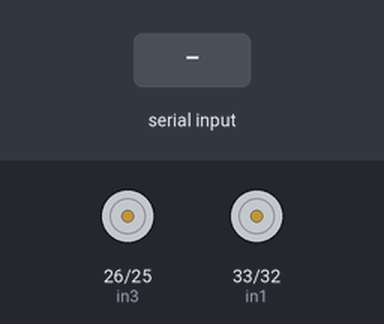
The sketch below on a simulated ESP32. On the bench: motor-driver pin pairs drawn as motors (green arrow = first pin HIGH = forward, orange = second pin HIGH = backward, longer = more drive). The inputs (shaded band) are chosen by the test bench. Nothing arrives over Bluetooth unless stated; what the sketch prints to the serial monitor is not drawn.

Above: at 1.2 s.
1.3 s: "f" received over the second serial link
At 1.7 s:
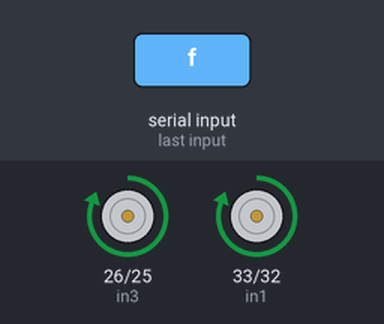
2.8 s: "b" received over the second serial link
At 3.2 s:
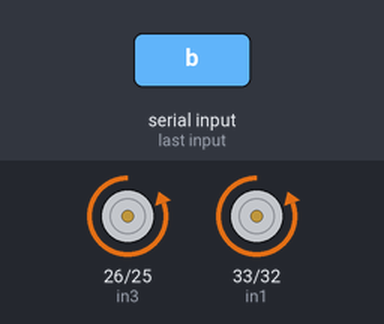
4.3 s: "l" received over the second serial link
At 5.1 s:
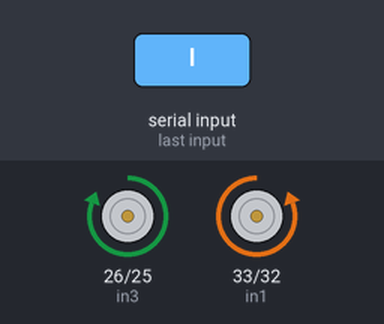
5.8 s: "r" received over the second serial link
At 6.6 s:
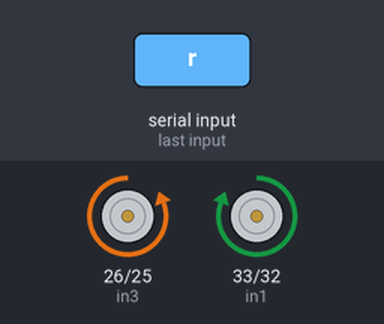
7.3 s: "s" received over the second serial link
At 8.5 s:
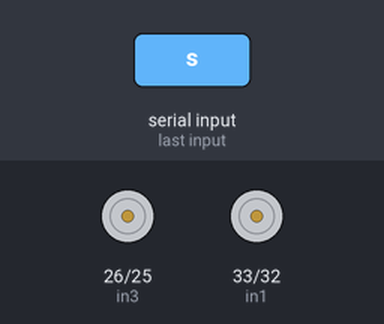
Timing chart, 0 to 9.8 s (numbered marks = the images above; inputs shaded):
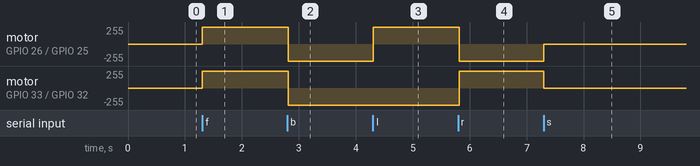

Measured:
- after the input at 1.3 s, motor on GPIO 26 (in3) / GPIO 25 (in4), motor on GPIO 33 (in1) / GPIO 32 (in2): stopped → forward 255/255 at once
- after the input at 2.8 s, motor on GPIO 26 (in3) / GPIO 25 (in4), motor on GPIO 33 (in1) / GPIO 32 (in2): forward 255/255 → backward 255/255 at once
- after the input at 4.3 s, motor on GPIO 26 (in3) / GPIO 25 (in4): backward 255/255 → forward 255/255 at once
- after the input at 5.8 s, motor on GPIO 26 (in3) / GPIO 25 (in4): forward 255/255 → backward 255/255 at once; motor on GPIO 33 (in1) / GPIO 32 (in2): backward 255/255 → forward 255/255 at once
- after the input at 7.3 s, motor on GPIO 26 (in3) / GPIO 25 (in4): backward 255/255 → stopped at once; motor on GPIO 33 (in1) / GPIO 32 (in2): forward 255/255 → stopped at once

The sketch:

Car_Using_Bluetooth.ino
```cpp
#define in1 33
#define in2 32
#define in3 26
#define in4 25
#include "BluetoothSerial.h"
#if !defined(CONFIG_BT_ENABLED) || !defined(CONFIG_BLUEDROID_ENABLED)
#error Bluetooth is not enabled! Please run `make menuconfig` to and enable it
#endif

BluetoothSerial SerialBT;
char ch;

void setup() {
  pinMode(in1,OUTPUT);
  pinMode(in2,OUTPUT);
  pinMode(in3,OUTPUT);
  pinMode(in4,OUTPUT);
  Serial.begin(115200);
  SerialBT.begin("ESP 32"); //Bluetooth device name - You can give any name
  Serial.println("The device started, now you can pair it with bluetooth!");
}

void loop() {
  if (SerialBT.available()) {
    ch =(char)SerialBT.read();
    if(ch == 'f'){
      digitalWrite(in1,HIGH);
      digitalWrite(in2,LOW);
      digitalWrite(in3,HIGH);
      digitalWrite(in4,LOW);
    } else if(ch == 'b'){
      digitalWrite(in2,HIGH);
      digitalWrite(in1,LOW);
      digitalWrite(in4,HIGH);
      digitalWrite(in3,LOW);
    } else if(ch == 's'){
      digitalWrite(in2,LOW);
      digitalWrite(in1,LOW);
      digitalWrite(in4,LOW);
      digitalWrite(in3,LOW);
    } else if(ch == 'l'){
      digitalWrite(in1,LOW);
      digitalWrite(in2,HIGH);
      digitalWrite(in3,HIGH);
      digitalWrite(in4,LOW);
    }else if(ch == 'r'){
      digitalWrite(in1,HIGH);
      digitalWrite(in2,LOW);
      digitalWrite(in3,LOW);
      digitalWrite(in4,HIGH);
    }
  }
  delay(20);
}
```
